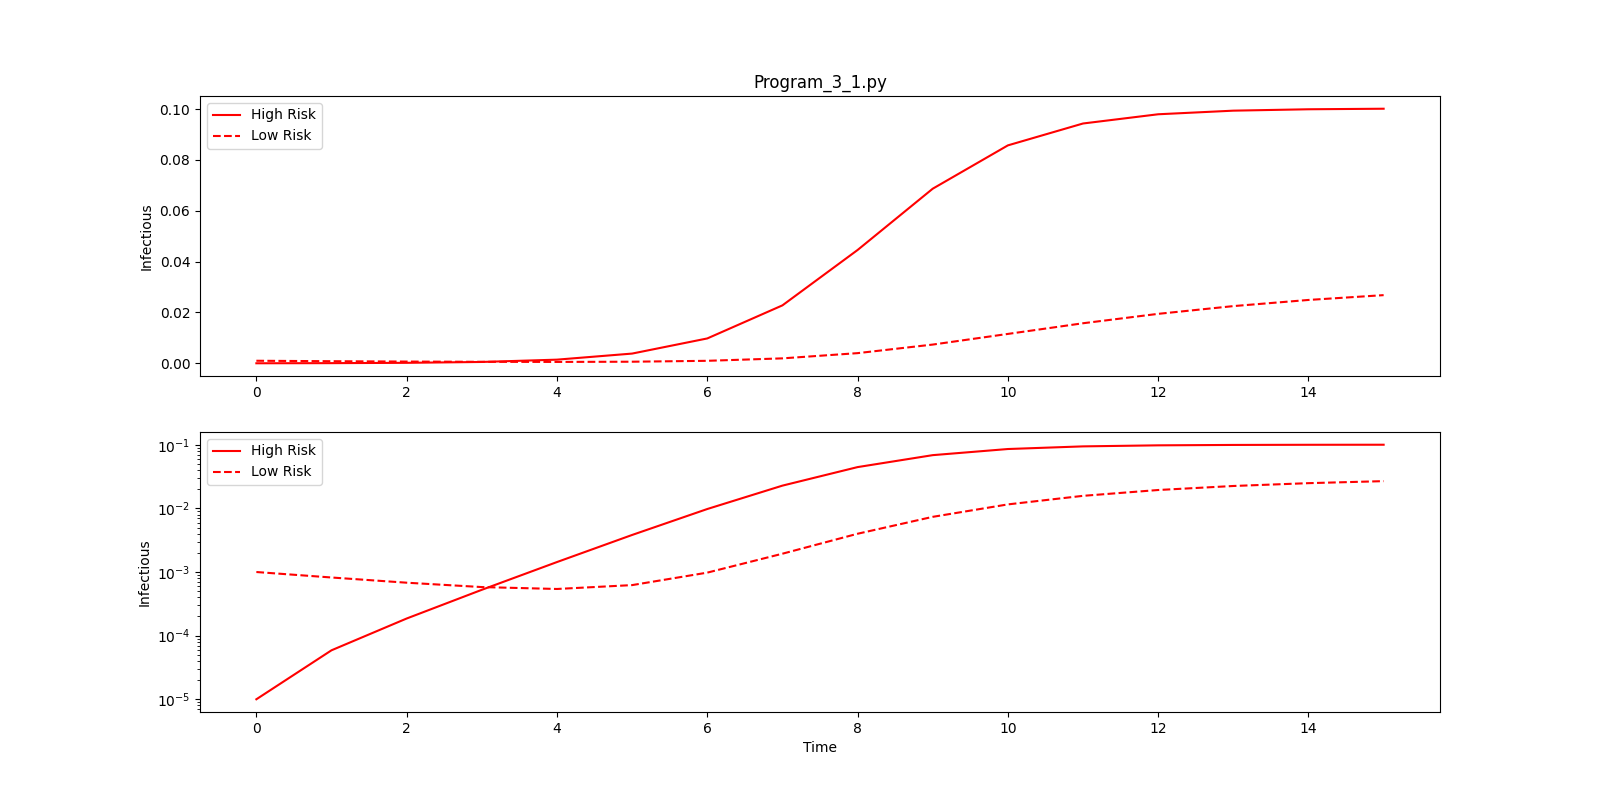

This chart was generated by the following Python code:
#!/usr/bin/env python3

####################################################################
###    This is the PYTHON version of program 3.1 from page 58 of   #
### "Modeling Infectious Disease in humans and animals"            #
### by Keeling & Rohani.										   #
###																   #
### It is the SIS model with two different risk-groups.			   #
####################################################################

###################################
### Written by Ilias Soumpasis    #
### [email redacted]	  #
###################################

# Environment preparation
import scipy.integrate as spi
import numpy as np
import pylab as pl

# Parameters
beta=[10., 0.1, 0.1, 1.]
gamma=1.0
nH=0.2
IH=1e-5
IL=1e-3
nT=1.0
nL=nT-nH
SH=nH-IH
SL=nL-IL
ND=15.
TS=1.0

INPUT = (SH,IH,SL,IL)

#Model definition
def diff_eqs(INP,t):
	'''The main set of equations'''
	Y=np.zeros((4))
	V = INP
	Y[0] = - (beta[0] * V[1] + beta[1] * V[3]) * V[0] + gamma * V[1]
	Y[1] = (beta[0] * V[1] + beta[1] * V[3]) * V[0] - gamma * V[1]
	Y[2] = - (beta[2] * V[1] + beta[3] * V[3]) * V[2] + gamma * V[3]
	Y[3] = (beta[2] * V[1] + beta[3] * V[3]) * V[2] - gamma * V[3]
	return Y   # For odeint

#Model Run
t_start = 0.0; t_end = ND; t_inc = TS
t_range = np.arange(t_start, t_end+t_inc, t_inc)
RES = spi.odeint(diff_eqs,INPUT,t_range)

# Environment preparation
print (RES)

#Ploting
pl.figure(figsize=(16, 8))
pl.subplot(211)
pl.plot(RES[:,1], '-r', label='High Risk')
pl.plot(RES[:,3], '--r', label='Low Risk')
pl.legend(loc=0)
pl.title('Program_3_1.py')
# pl.xlabel('Time')
pl.ylabel('Infectious')
pl.subplot(212)
pl.semilogy(RES[:,1], '-r', label='High Risk')
pl.semilogy(RES[:,3], '--r', label='Low Risk')
pl.legend(loc=0)
pl.xlabel('Time')
pl.ylabel('Infectious')
pl.savefig('Program_3_1.png')
pl.show()
